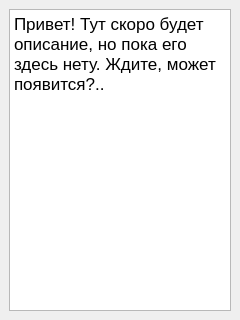
<?xml version="1.0" encoding="UTF-8"?>
<ui version="4.0">
 <class>MainWindow</class>
 <widget class="QMainWindow" name="MainWindow">
  <property name="geometry">
   <rect>
    <x>0</x>
    <y>0</y>
    <width>240</width>
    <height>320</height>
   </rect>
  </property>
  <property name="windowTitle">
   <string>MainWindow</string>
  </property>
  <widget class="QWidget" name="centralwidget">
   <layout class="QVBoxLayout" name="verticalLayout">
    <item>
     <widget class="QTextBrowser" name="textBrowser">
      <property name="html">
       <string>&lt;!DOCTYPE HTML PUBLIC &quot;-//W3C//DTD HTML 4.0//EN&quot; &quot;http://www.w3.org/TR/REC-html40/strict.dtd&quot;&gt;
&lt;html&gt;&lt;head&gt;&lt;meta name=&quot;qrichtext&quot; content=&quot;1&quot; /&gt;&lt;style type=&quot;text/css&quot;&gt;
p, li { white-space: pre-wrap; }
&lt;/style&gt;&lt;/head&gt;&lt;body style=&quot; font-family:'.SF NS Text'; font-size:13pt; font-weight:400; font-style:normal;&quot;&gt;
&lt;p style=&quot; margin-top:0px; margin-bottom:0px; margin-left:0px; margin-right:0px; -qt-block-indent:0; text-indent:0px;&quot;&gt;Привет! Тут скоро будет описание, но пока его здесь нету. Ждите, может появится?..&lt;/p&gt;&lt;/body&gt;&lt;/html&gt;</string>
      </property>
     </widget>
    </item>
   </layout>
  </widget>
 </widget>
 <resources/>
 <connections/>
</ui>
